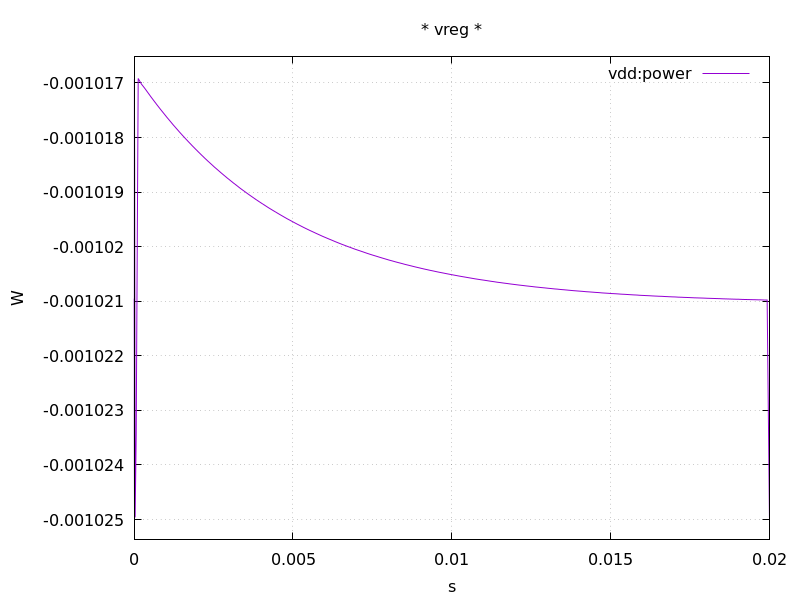

This figure's gnuplot source:
set encoding utf8
set termoption noenhanced
set title "* vreg *"
set xlabel "s"
set ylabel "W"
set grid
unset logscale x 
set xrange [0.000000e+00:2.000000e-02]
unset logscale y 
set yrange [-1.025372e-03:-1.016516e-03]
#set xtics 1
#set x2tics 1
#set ytics 1
#set y2tics 1
set format y "%g"
set format x "%g"
set terminal pngcairo size 800,600
set output 'power.png'
plot 'power.data' using 1:2 with lines lw 1 title "vdd:power"
